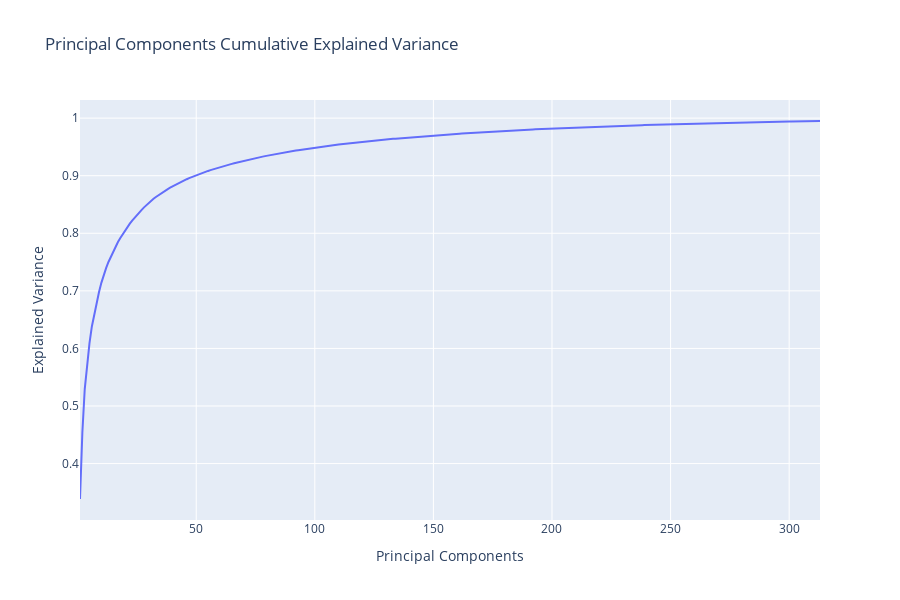

Write notebook code for a chart like this one.
### Code cell
px.line(x = pcs, y = variance_explained, title = 'Principal Components Cumulative Explained Variance', height=600,  labels={
                     "x": "Principal Components",
                     "y": "Explained Variance"})

### Figure 1 — Plotly figure (JSON) as saved in the notebook; plotly's stock layout.template omitted (floating-point values rounded to 4 significant figures; data arrays with more than 128 entries replaced by an {"elided": "..."} marker saying what was removed)
{"data": [{"hovertemplate": "Principal Components=%{x}<br>Explained Variance=%{y}<extra></extra>", "legendgroup": "", "line": {"color": "#636efa", "dash": "solid"}, "marker": {"symbol": "circle"}, "mode": "lines", "name": "", "orientation": "v", "showlegend": false, "type": "scatter", "x": {"elided": "313 int values"}, "xaxis": "x", "y": {"elided": "313 float values"}, "yaxis": "y"}], "layout": {"height": 600, "legend": {"tracegroupgap": 0}, "title": {"text": "Principal Components Cumulative Explained Variance"}, "xaxis": {"anchor": "y", "domain": [0, 1], "title": {"text": "Principal Components"}}, "yaxis": {"anchor": "x", "domain": [0, 1], "title": {"text": "Explained Variance"}}}}
